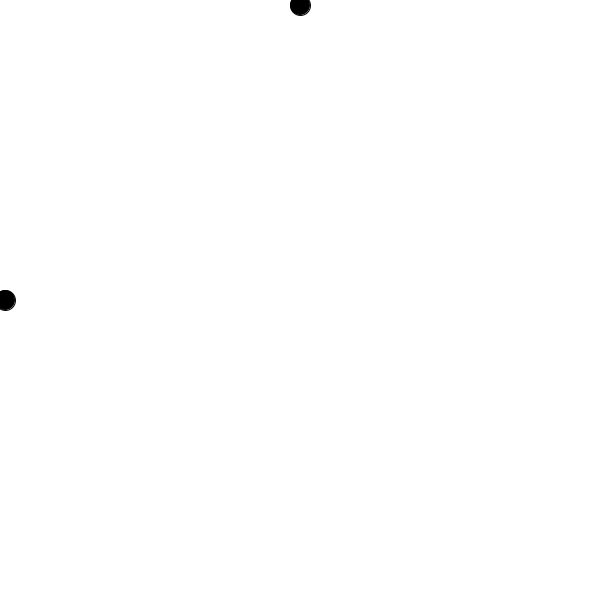
Frame 1 (no input)
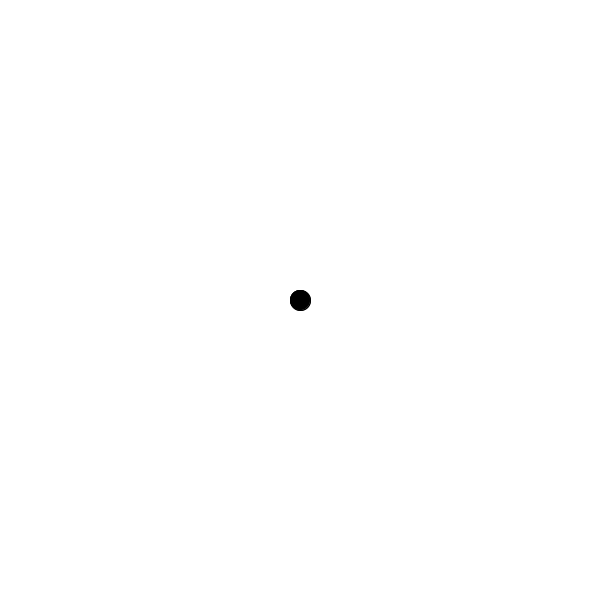
Frame 60 (the mouse pressed at the canvas centre just before this capture)
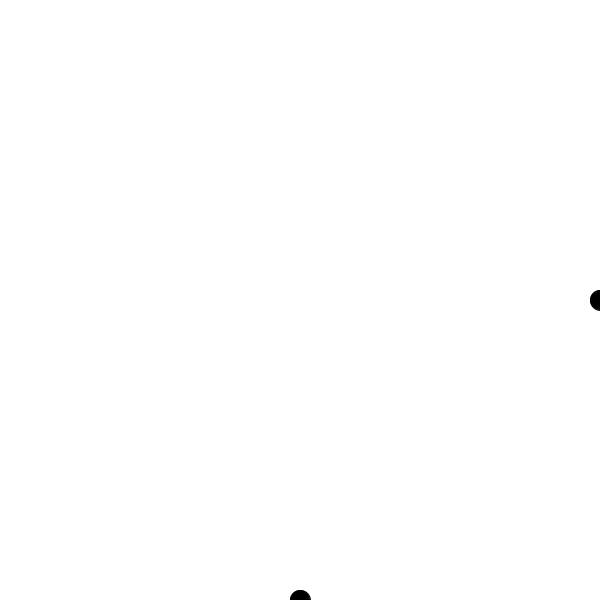
Frame 120 (the mouse held since frame 60 and released just before this capture)

The Processing sketch that drew these frames (run headless with seeded random() and noise(); from frame 60 on, the mouse is pressed at the canvas centre):

// Processing sketch: processing_119670
// ── processing_119670.pde

//MODE DE PROGRAMACIO DINAMIC

float x1=0;
float x2=0; //declarant la variable a fora de la funció, em doto de memoria
float y1=0;
float y2=0;


void setup()
{
  //AQUI LA INFORMACIO QUE REPETEIXO UN SOL COP
  size(600,600);

  fill(0);
}

void draw()
{
  //AQUI LA INFORMACIO QUE VULL REPETIR CADA COP QUE PINTO LA PANTALLA  
  background(255);
  //comportament de la primera bola
  x1=x1+5;
  y1=300;
  ellipse(x1,y1,20,20);
  //comportament de la segona bola
  x2=300;
  y2=y2+5;
  ellipse(x2,y2,20,20);
  
 
  
}
